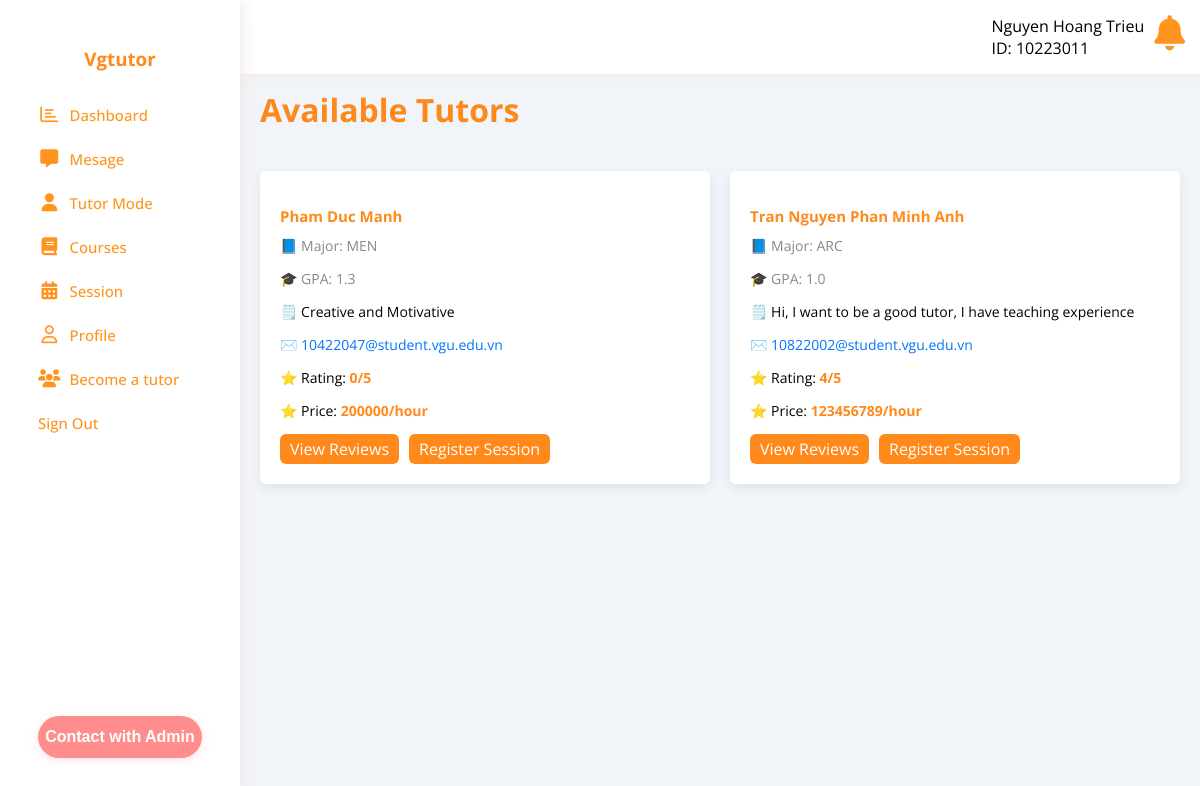
The page /student/course_process/tutorSelection.php?courseid=1229 (signed in) on the database its author committed.
### tables this page shows
CREATE TABLE `course_offering` (
  `tutorid` int(11) NOT NULL,
  `courseid` int(11) NOT NULL,
  `tutor_grade` varchar(3) DEFAULT NULL,
  `rating` varchar(3) DEFAULT NULL,
  `price` int(11) DEFAULT NULL
);

CREATE TABLE `student_account` (
  `accountid` int(11) NOT NULL,
  `email` varchar(50) DEFAULT NULL,
  `name` varchar(50) DEFAULT NULL,
  `major` varchar(3) DEFAULT NULL,
  `intake` int(11) DEFAULT NULL
);

CREATE TABLE `tutor_account` (
  `accountid` int(11) NOT NULL,
  `bank_name` varchar(50) DEFAULT NULL,
  `bank_acc_no` varchar(50) DEFAULT NULL,
  `gpa` varchar(3) DEFAULT NULL,
  `description` varchar(200) DEFAULT NULL,
  `overall_rating` varchar(3) DEFAULT NULL
);

### student/data/courseSelection.php (called while the page is built, shortened)
<?php
function tutorFetching($conn, $courseid)
{
    $stmt = $conn->prepare("
        SELECT
            ta.accountid AS tutorid,
            sa.name AS tutor_name,
            sa.major,
            ta.gpa,
            ta.description,
            co.price,
            sa.email,
            ROUND(COALESCE(AVG(r.rating), 0), 1) AS rating
        FROM course_offering co
        JOIN tutor_account ta ON co.tutorid = ta.accountid
        JOIN student_account sa ON ta.accountid = sa.accountid
        LEFT JOIN review r ON r.tutorid = ta.accountid
        WHERE co.courseid = ?
        GROUP BY ta.accountid, sa.name, sa.major, ta.gpa, ta.description, co.price, sa.email
    ");
    $stmt->execute([$courseid]);
    return $stmt->fetchAll(PDO::FETCH_ASSOC);
}

### student/course_process/tutorSelection.php (the view, shortened to what this page needs)
<?php
include "../../DB_connection.php";
include "../data/courseSelection.php";
$courseid = isset($_GET['courseid']) ? $_GET['courseid'] : null;
$tutors = tutorFetching($conn, $courseid);
?>
<!DOCTYPE html>
<html lang="en">
<head>
    <link rel="stylesheet" href="../../css/style1.css">
    <link rel="stylesheet" href="../../css/framework.css">
    <link rel="stylesheet" href="../../css/master.css">
</head>
<body class="body-home">
    <div class="page d-flex">
        <?php include_once '../inc/navbar.php'; ?>
        <div class="content w-full">
            <?php include_once '../inc/upbar.php'; ?>
            <h1 class="c-orange mt-20 mb-20 ml-20">Available Tutors</h1>
            <div class="courses-page d-grid m-20 gap-20">
                <?php if (!empty($tutors)): ?>
                    <?php foreach ($tutors as $tutor): ?>
                        <div class="course bg-white rad-6 p-relative shadow p-20">
                            <h4 class="c-orange fs-15 m-0"><?= htmlspecialchars($tutor['tutor_name']) ?></h4>
                            <p class="c-grey fs-14 mt-10">📘 Major: <?= htmlspecialchars($tutor['major']) ?></p>
                            <p class="c-grey fs-14">🎓 GPA: <?= htmlspecialchars($tutor['gpa']) ?></p>
                            <p class="fs-14">🗒️ <?= htmlspecialchars($tutor['description']) ?></p>
                            <p class="fs-14">✉️ <a href="mailto:<?= htmlspecialchars($tutor['email']) ?>" class="c-blue"><?= htmlspecialchars($tutor['email']) ?></a></p>
                            <p class="fs-14 mt-10">⭐ Rating: <span class="c-orange fw-bold"><?= htmlspecialchars($tutor['rating']) ?>/5</span></p>
                            <p class="fs-14 mt-10">⭐ Price: <span class="c-orange fw-bold"><?= htmlspecialchars($tutor['price']) ?>/hour</span></p>
                            <div class="d-flex gap-2 mt-10">
                                <a href="tutorReviews.php?tutorid=<?= urlencode($tutor['tutorid']) ?>" class="btn-shape bg-orange c-white" style="margin-right: 10px;">View Reviews</a>
                                <a href="../session_process/session_setup.php?tutorid=<?= urlencode($tutor['tutorid']) ?>&courseid=<?= urlencode($courseid) ?>" class="btn-shape bg-orange c-white w-fit">Register Session</a>
                            </div>
                        </div>
                    <?php endforeach; ?>
                <?php else: ?>
                    <p class="c-grey fs-14">Sorry, There is no current tutors available for this course.</p>
                <?php endif; ?>
            </div>
        </div>
    </div>
</body>
</html>

### css/style1.css (style rules this page uses)
:host,:root { --fa-style-family-brands:"Font Awesome 6 Brands";--fa-font-brands:normal 400 1em/1 "Font Awesome 6 Brands" }

### css/framework.css (style rules this page uses)
:root { --blue-color: #0075ff; --blue-alt-color: #0d69d5; --orange-color: #f59e0b; --green-color: #22c55e; --red-color: #f44336; --grey-color: #f59e0b; }
.d-flex { display: flex; }
.d-grid { display: grid; }
.gap-20 { gap: 20px; }
.p-20 { padding: 20px; }
.m-0 { margin: 0; }
.m-20 { margin: 20px; }
.mt-10 { margin-top: 10px; }
.mt-20 { margin-top: 20px; }
.mb-20 { margin-bottom: 20px; }
.c-white { color: white; }
.c-grey { color: var(--grey-color); }
.c-blue { color: var(--blue-color); }
.c-orange { color: var(--orange-color); }
.bg-orange { background-color: var(--orange-color); }
.bg-white { background-color: white; }
.p-relative { position: relative; }
.fs-14 { font-size: 14px; }
.fs-15 { font-size: 15px; }
.fw-bold { font-weight: bold; }
.rad-6 { border-radius: 6px; }
.w-full { width: 100%; }
.w-fit { width: fit-content; }
.btn-shape { padding: 4px 10px; border-radius: 6px; }
.shadow { box-shadow: 0 4px 12px rgba(0, 0, 0, 0.08); }

### css/master.css (style rules this page uses)
:root { --blue-color: #0075ff; --blue-alt-color: #0d69d5; --orange-color: #ff7b00e4; --green-color: #22c55e; --red-color: #f44336; --grey-color: #888; }
* { box-sizing: border-box; }
body { font-family: "Open Sans", sans-serif; margin: 0; }
a { text-decoration: none; }
.page { background-color: #f1f5f9; min-height: 100vh; overflow-x: hidden; }
.content { overflow-y: auto; }
.page h1 { margin: 20px 20px 40px; }
.page h1::before, .page h1::after { content: none; height: 3px; position: absolute; bottom: -10px; left: 0; }
.page h1::before { background-color: white; width: 120px; }
.courses-page { grid-template-columns: repeat(auto-fill, minmax(300px, 1fr)); }
.courses-page .course { overflow: hidden; }
html, body { height: auto; min-height: 100vh; overflow-y: auto; overflow-x: hidden; }
.content { flex: 1; height: auto; overflow-y: auto; }

### rows shown on the page
course_offering: student_account.name "Pham Duc Manh", student_account.major "MEN", tutorid.gpa "1.3", tutorid.description "Creative and Motivative", student_account.email "10422047@student.vgu.edu.vn", rating "0", price "200000"
course_offering: student_account.name "Tran Nguyen Phan Minh Anh", student_account.major "ARC", tutorid.gpa "1.0", tutorid.description "Hi, I want to be a good tutor, I have teaching experience", student_account.email "10822002@student.vgu.edu.vn", rating "4", price "123456789"

### other values the page prints
$name "Nguyen Hoang Trieu"
$student_id "10223011"
